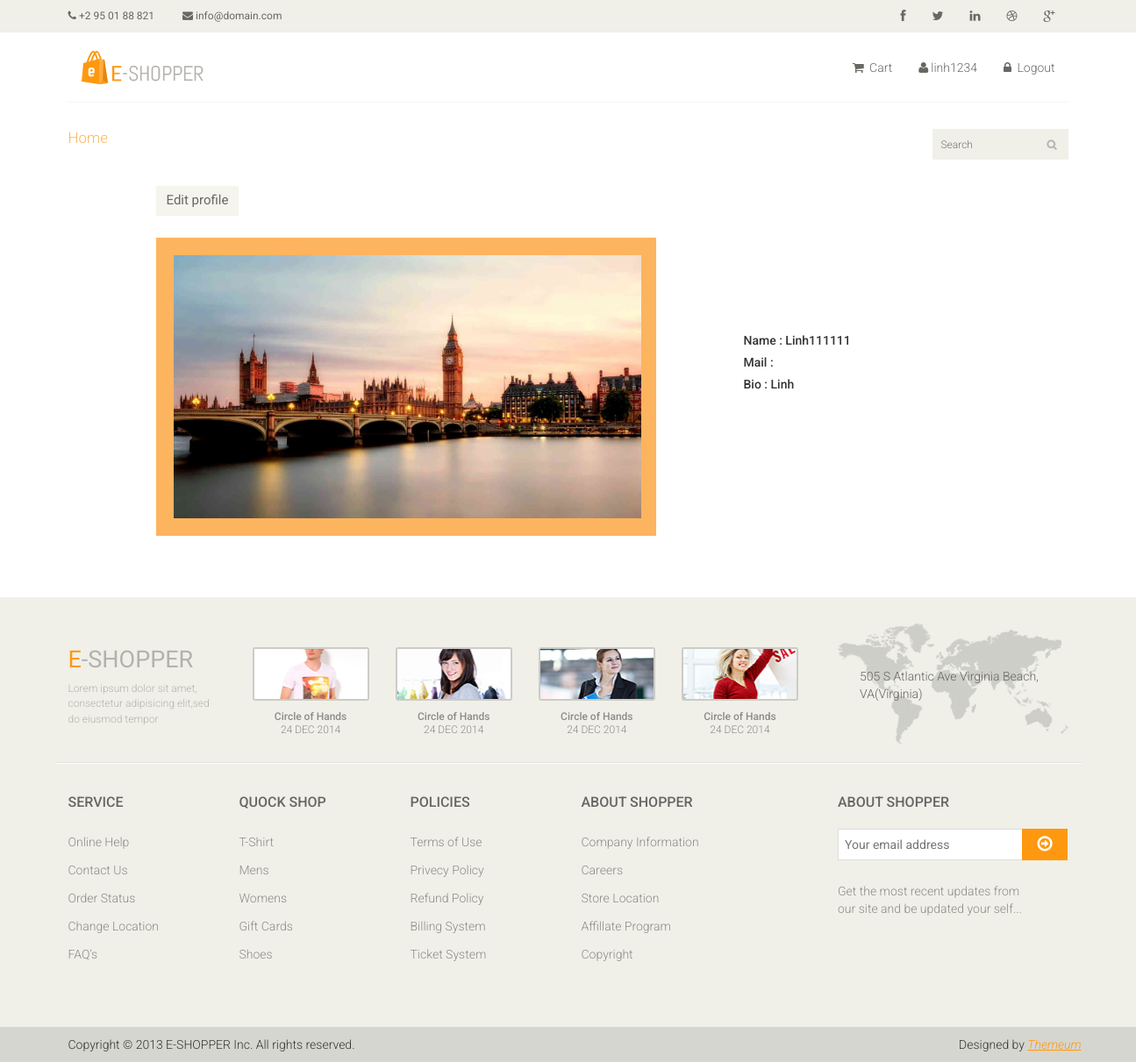
The page /profile/ (signed in) on the database its author committed.
### accounts/models.py (models this page shows, shortened)
class User(AbstractUser):
    name = models.CharField(max_length=200, null=True)
    email = models.EmailField(unique=True, null=True)
    bio = models.TextField(null=True)
    avatar = models.ImageField(null=True, default="avatar.svg",upload_to='user')
    REQUIRED_FIELDS = []

### accounts/views.py (the view)
# urls.py: path('profile/', views.userProfile, name="user-profile"),
@login_required(login_url='login')
def userProfile(request):
    user = request.user
    cart = Cart.objects.filter(user=user)
    form =UserForm(instance=user)
    context = {'user': user, 'cart': cart,'form':form}
    return render(request, 'accounts/profile.html', context)

### accounts/forms.py
class UserForm(ModelForm):
    class Meta:
        model = User
        fields = ['avatar', 'name', 'email', 'bio']

### templates/accounts/profile.html (shortened to what this page needs)
{% extends "base.html" %}
{% load static %}
{% block content %}
    <div class="container">
        <div class="row" style="margin-bottom: 50px">
            <div class="col-sm-4"  style="margin-left: 100px  ;  width:100%; "  >
                <a class="btn btn-default add-to-cart" href="/edit">Edit profile</a>
                <form method="" action="" enctype="multipart/form-data">
                    <div class="" style="margin-bottom: 20px; display:flex">
                        <div style="padding:20px; background:#fdb45e; width: 50%">
                            <img src="{{user.avatar.url}}" style="height: 300px;" />
                        </div>
                        <div style="margin: 100px">
                            <h5>Name  : {{user.name}}</h5>
                            <p>
                            <h5>Mail  : {{user.mail}}</h5>
                            <p>
                            <h5>Bio  : {{user.bio}}</h5>
                        </div>
                    </div>
                </form>
            </div>
        </div>
    </div>
{% endblock %}

### templates/base.html (shortened to what this page needs)
<!DOCTYPE html>
{% load static %}
<html lang="en">
<head>
    <link href="{% static 'css/bootstrap.min.css' %}" rel="stylesheet">
    <link href="{% static 'css/font-awesome.min.css' %}" rel="stylesheet">
    <link href="{% static 'css/prettyPhoto.css' %}" rel="stylesheet">
    <link href="{% static 'css/price-range.css' %}" rel="stylesheet">
    <link href="{% static 'css/animate.css' %}" rel="stylesheet">
	<link href="{% static 'css/main.css' %}" rel="stylesheet">
	<link href="{% static 'css/responsive.css' %}" rel="stylesheet">
</head>
<body>
    <header id="header">
		<div class="header_top">
			<div class="container">
				<div class="row">
					<div class="col-sm-6">
						<div class="contactinfo">
							<ul class="nav nav-pills">
								<li><a href="#"><i class="fa fa-phone"></i> +2 95 01 88 821</a></li>
								<li><a href="#"><i class="fa fa-envelope"></i> info@domain.com</a></li>
							</ul>
						</div>
					</div>
					<div class="col-sm-6">
						<div class="social-icons pull-right">
							<ul class="nav navbar-nav">
								<li><a href="#"><i class="fa fa-facebook"></i></a></li>
								<li><a href="#"><i class="fa fa-twitter"></i></a></li>
								<li><a href="#"><i class="fa fa-linkedin"></i></a></li>
								<li><a href="#"><i class="fa fa-dribbble"></i></a></li>
								<li><a href="#"><i class="fa fa-google-plus"></i></a></li>
							</ul>
						</div>
					</div>
				</div>
			</div>
		</div>
		<div class="header-middle">
			<div class="container">
				<div class="row">
					<div class="col-md-4 clearfix">
						<div class="logo pull-left">
							<a href="/products"><img src="{% static '/images/home/logo.png' %}" alt="" /></a>
						</div>
					</div>
					<div class="col-md-8 clearfix">
						<div class="shop-menu clearfix pull-right">
							<ul class="nav navbar-nav">
								{%if user.username %}
									{%if user.is_staff %}
									<li> <a href=""><i class="fa fa-user"></i>{{user.username}}</a></li>
									<li> <a href="/logout"><i class="fa fa-lock"></i> Logout</a></li>
									{%else%}
									<li><a href="/orders/cart"><i class="fa fa-shopping-cart"></i> Cart</a></li>
									<li> <a href="/profile"><i class="fa fa-user"></i>{{user.username}}</a></li>
									<li> <a href="/logout"><i class="fa fa-lock"></i> Logout</a></li>
									{%endif%}
								{%else%}
								<li><a href="../"><i class="fa fa-lock"></i> Login</a></li>
								{%endif%}
							</ul>
						</div>
					</div>
				</div>
			</div>
		</div>
		<div class="header-bottom">
			<div class="container">
				<div class="row">
					<div class="col-sm-9">
						<div class="mainmenu pull-left">
							<ul class="nav navbar-nav collapse navbar-collapse">
								<li><a href="/products" class="active">Home</a></li>
							</ul>
						</div>
					</div>
					<div class="col-sm-3">
						<div class="search_box pull-right">
							<form action='/search/' method='GET' >
								<input type="text" name='q' placeholder="Search"/>
							</form>
						</div>
					</div>
				</div>
			</div>
		</div>
	</header>
    {% block content %}
    {% endblock %}
    <footer id="footer">
		<div class="footer-top">
			<div class="container">
				<div class="row">
					<div class="col-sm-2">
						<div class="companyinfo">
							<h2><span>e</span>-shopper</h2>
							<p>Lorem ipsum dolor sit amet, consectetur adipisicing elit,sed do eiusmod tempor</p>
						</div>
					</div>
					<div class="col-sm-7">
						<div class="col-sm-3">
							<div class="video-gallery text-center">
								<a href="#">
									<div class="iframe-img">
										<img src="{% static 'images/home/iframe1.png' %}" alt="" />
									</div>
								</a>
								<p>Circle of Hands</p>
								<h2>24 DEC 2014</h2>
							</div>
						</div>
						<div class="col-sm-3">
							<div class="video-gallery text-center">
								<a href="#">
									<div class="iframe-img">
										<img src="{% static 'images/home/iframe2.png' %}" alt="" />
									</div>
								</a>
								<p>Circle of Hands</p>
								<h2>24 DEC 2014</h2>
							</div>
						</div>
						<div class="col-sm-3">
							<div class="video-gallery text-center">
								<a href="#">
									<div class="iframe-img">
										<img src="{% static 'images/home/iframe3.png' %}" alt="" />
									</div>
								</a>
								<p>Circle of Hands</p>
								<h2>24 DEC 2014</h2>
							</div>
						</div>
						<div class="col-sm-3">
							<div class="video-gallery text-center">
								<a href="#">
									<div class="iframe-img">
										<img src="{% static 'images/home/iframe4.png' %}" alt="" />
									</div>
								</a>
								<p>Circle of Hands</p>
								<h2>24 DEC 2014</h2>
							</div>
						</div>
					</div>
					<div class="col-sm-3">
						<div class="address">
							<img src="{% static 'images/home/map.png' %}" alt="" />
							<p>505 S Atlantic Ave Virginia Beach, VA(Virginia)</p>
						</div>
					</div>
				</div>
			</div>
		</div>
		<div class="footer-widget">
			<div class="container">
				<div class="row">
					<div class="col-sm-2">
						<div class="single-widget">
							<h2>Service</h2>
							<ul class="nav nav-pills nav-stacked">
								<li><a href="#">Online Help</a></li>
								<li><a href="#">Contact Us</a></li>
								<li><a href="#">Order Status</a></li>
								<li><a href="#">Change Location</a></li>
								<li><a href="#">FAQ’s</a></li>
							</ul>
						</div>
					</div>
					<div class="col-sm-2">
						<div class="single-widget">
							<h2>Quock Shop</h2>
							<ul class="nav nav-pills nav-stacked">
								<li><a href="#">T-Shirt</a></li>
								<li><a href="#">Mens</a></li>
								<li><a href="#">Womens</a></li>
								<li><a href="#">Gift Cards</a></li>
								<li><a href="#">Shoes</a></li>
							</ul>
						</div>
					</div>
					<div class="col-sm-2">
						<div class="single-widget">
							<h2>Policies</h2>
							<ul class="nav nav-pills nav-stacked">
								<li><a href="#">Terms of Use</a></li>
								<li><a href="#">Privecy Policy</a></li>
								<li><a href="#">Refund Policy</a></li>
								<li><a href="#">Billing System</a></li>
								<li><a href="#">Ticket System</a></li>
							</ul>
						</div>
					</div>
					<div class="col-sm-2">
						<div class="single-widget">
							<h2>About Shopper</h2>
							<ul class="nav nav-pills nav-stacked">
								<li><a href="#">Company Information</a></li>
								<li><a href="#">Careers</a></li>
								<li><a href="#">Store Location</a></li>
								<li><a href="#">Affillate Program</a></li>
								<li><a href="#">Copyright</a></li>
							</ul>
						</div>
					</div>
					<div class="col-sm-3 col-sm-offset-1">
						<div class="single-widget">
							<h2>About Shopper</h2>
							<form action="#" class="searchform">
								<input type="text" placeholder="Your email address" />
								<button type="submit" class="btn btn-default"><i class="fa fa-arrow-circle-o-right"></i></button>
								<p>Get the most recent updates from <br />our site and be updated your self...</p>
							</form>
						</div>
					</div>
				</div>
			</div>
		</div>
		<div class="footer-bottom">
			<div class="container">
				<div class="row">
					<p class="pull-left">Copyright © 2013 E-SHOPPER Inc. All rights reserved.</p>
					<p class="pull-right">Designed by <span><a target="_blank" href="http://www.themeum.com">Themeum</a></span></p>
				</div>
			</div>
		</div>
	</footer>
</body>
</html>

### rows shown on the page
User: username "linh1234", avatar (picture), name "Linh111111", bio "Linh"
